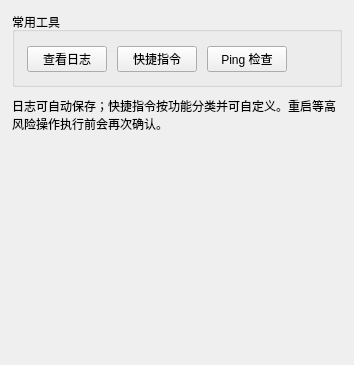
           <widget class="QWidget" name="tabTools">
            <attribute name="title">
             <string>工具</string>
            </attribute>
            <layout class="QVBoxLayout" name="toolsTabLayout">
             <property name="leftMargin">
              <number>12</number>
             </property>
             <property name="topMargin">
              <number>12</number>
             </property>
             <property name="rightMargin">
              <number>12</number>
             </property>
             <property name="bottomMargin">
              <number>12</number>
             </property>
             <property name="spacing">
              <number>10</number>
             </property>
             <item>
              <widget class="QGroupBox" name="groupRemoteTools">
               <property name="title">
                <string>常用工具</string>
               </property>
               <layout class="QHBoxLayout" name="remoteToolsLayout">
                <property name="leftMargin">
                 <number>12</number>
                </property>
                <property name="topMargin">
                 <number>14</number>
                </property>
                <property name="rightMargin">
                 <number>12</number>
                </property>
                <property name="bottomMargin">
                 <number>12</number>
                </property>
                <property name="spacing">
                 <number>10</number>
                </property>
                <item>
                 <widget class="QPushButton" name="btnModuleLog">
                  <property name="text">
                   <string>查看日志</string>
                  </property>
                  <property name="minimumWidth">
                   <number>140</number>
                  </property>
                 </widget>
                </item>
                <item>
                 <widget class="QPushButton" name="btnCommandWindow">
                  <property name="text">
                   <string>快捷指令</string>
                  </property>
                  <property name="minimumWidth">
                   <number>150</number>
                  </property>
                 </widget>
                </item>
                <item>
                 <widget class="QPushButton" name="btnNewPingWindow">
                  <property name="text">
                   <string>Ping 检查</string>
                  </property>
                  <property name="minimumWidth">
                   <number>140</number>
                  </property>
                 </widget>
                </item>
                <item>
                 <spacer name="toolsSpacer">
                  <property name="orientation">
                   <enum>Qt::Horizontal</enum>
                  </property>
                  <property name="sizeHint" stdset="0">
                   <size>
                    <width>40</width>
                    <height>20</height>
                   </size>
                  </property>
                 </spacer>
                </item>
               </layout>
              </widget>
             </item>
             <item>
              <widget class="QLabel" name="labelToolsHint">
               <property name="text">
                <string>日志可自动保存；快捷指令按功能分类并可自定义。重启等高风险操作执行前会再次确认。</string>
               </property>
               <property name="wordWrap">
                <bool>true</bool>
               </property>
               <property name="hint" stdset="0">
                <bool>true</bool>
               </property>
              </widget>
             </item>
             <item>
              <spacer name="toolsVerticalSpacer">
               <property name="orientation">
                <enum>Qt::Vertical</enum>
               </property>
               <property name="sizeHint" stdset="0">
                <size>
                 <width>20</width>
                 <height>220</height>
                </size>
               </property>
              </spacer>
             </item>
            </layout>
           </widget>
